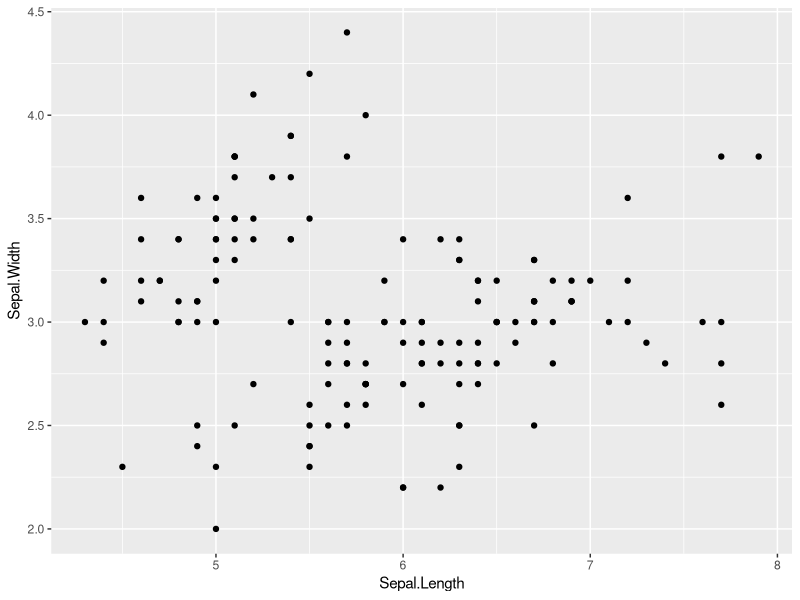
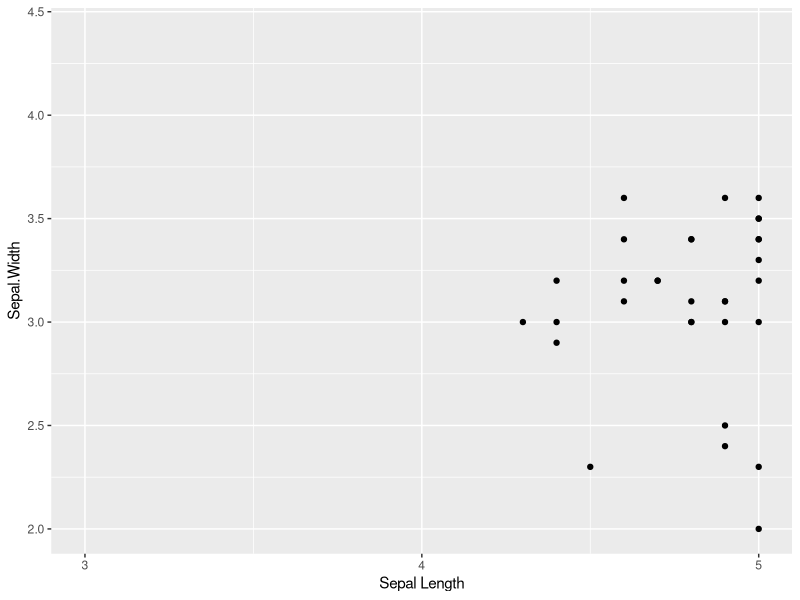
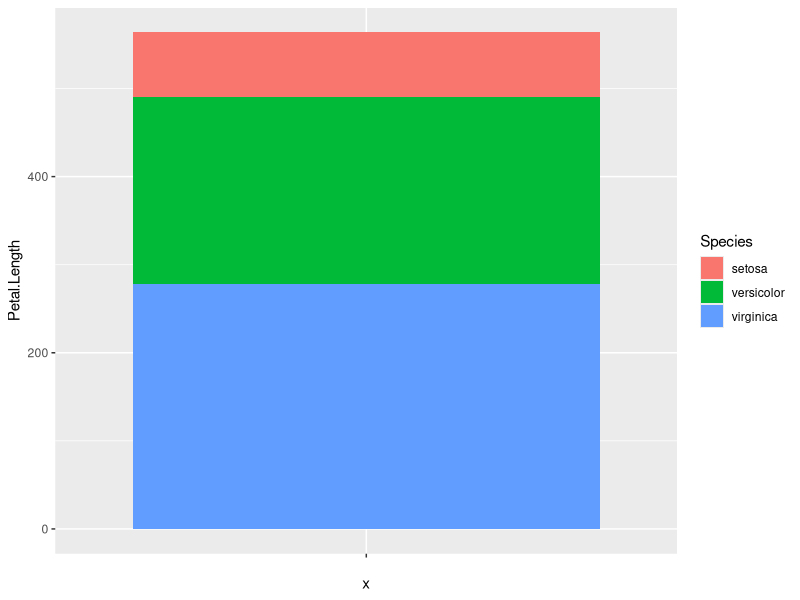
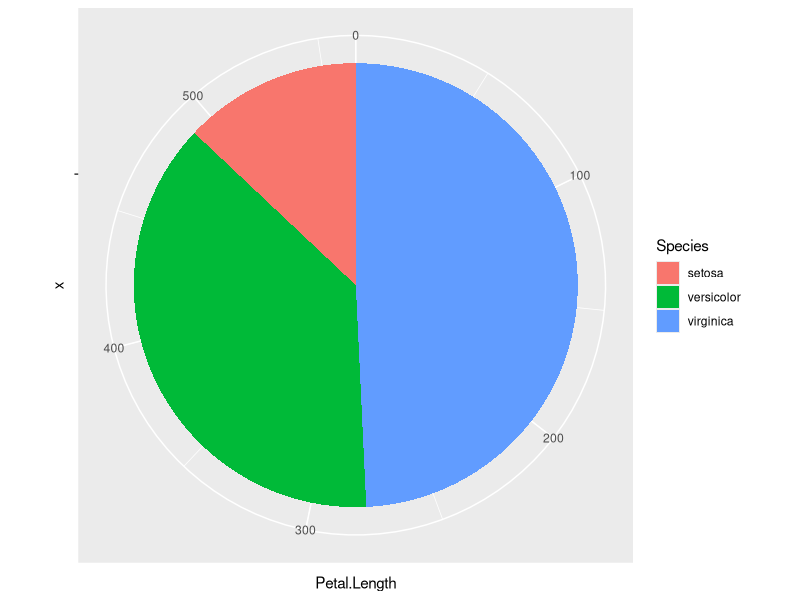
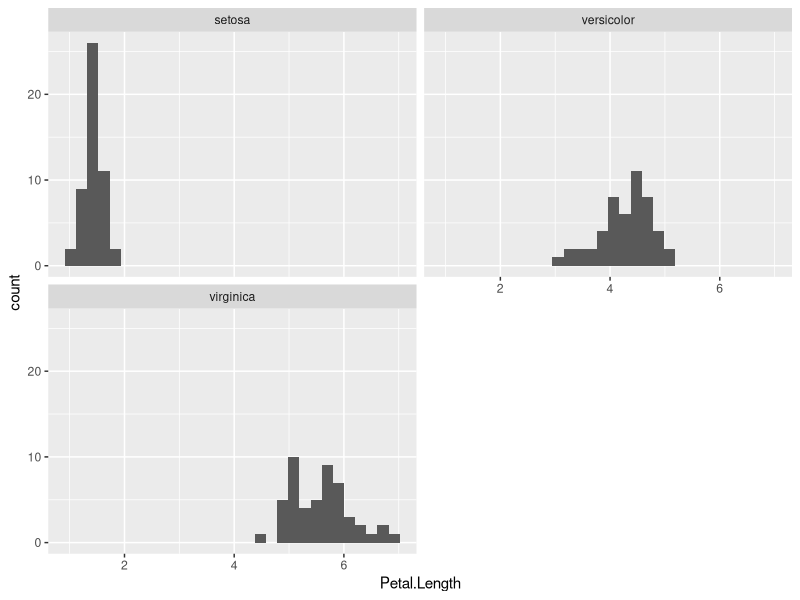
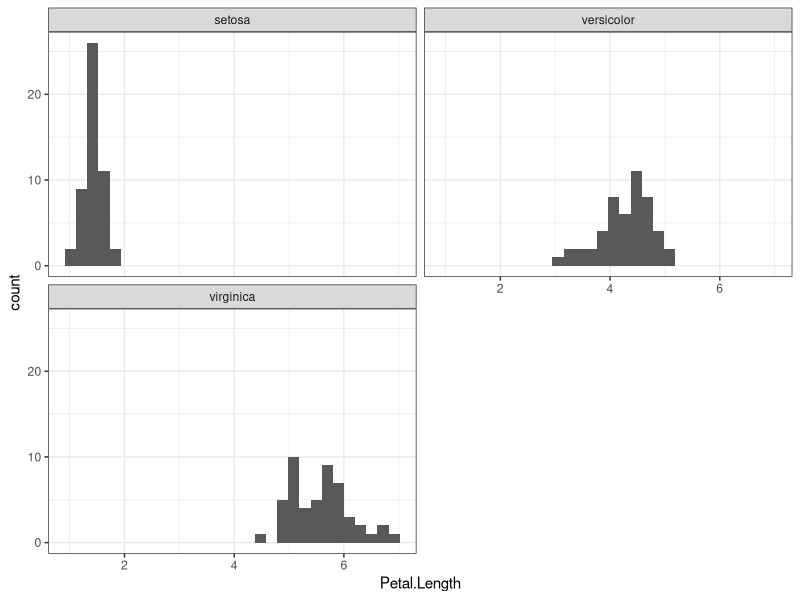
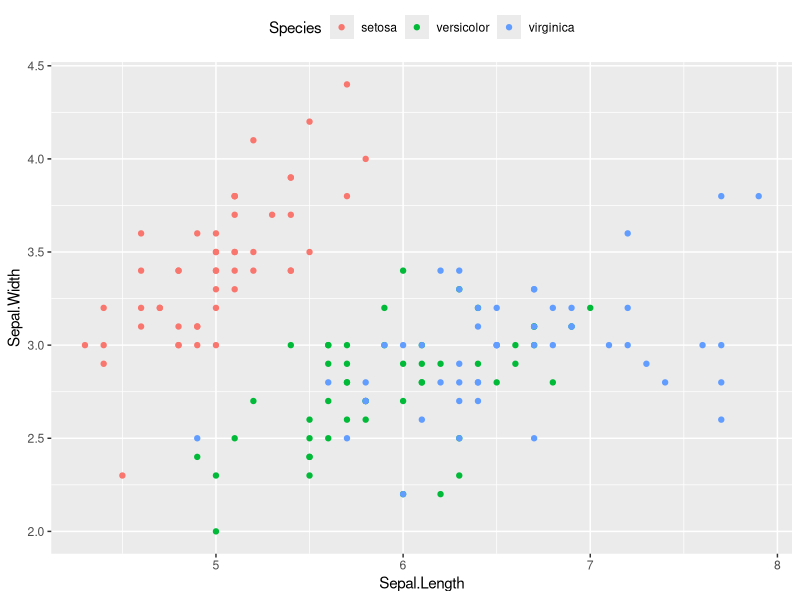
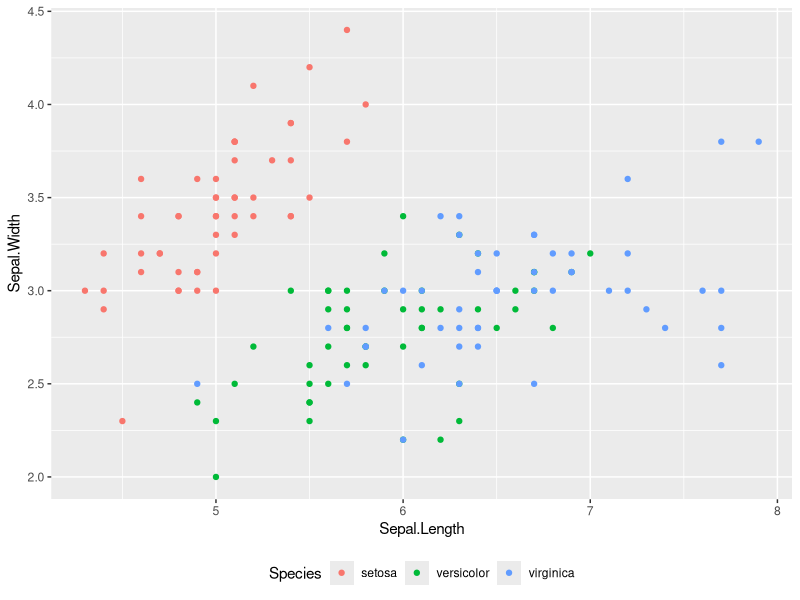

Write R code to recreate these figures, in order.
## ---- chunk 1

## ---- chunk 2
# load the packages you need
library(dplyr)
library(tidyr)
library(tidyverse)
#library(stringr)
library(ggplot2)
#library(plotly)
#library(pheatmap)
#library(DESeq2)
#library(edgeR)
library(kableExtra)
library(gridExtra)
## ---- chunk 3
p <- ggplot(iris)+
      geom_point(aes(x=Sepal.Length,
                     y=Sepal.Width))
p
## ---- chunk 4
p + scale_color_manual(name="New",
   values=c("blue","green","red"))+
scale_x_continuous(name="Sepal Length",
        breaks=seq(1,8),limits=c(3,5))
## ---- chunk 5
p <- ggplot(iris,aes(x="",y=Petal.Length,fill=Species))+
  geom_bar(stat="identity")
p
## ---- chunk 6
p+coord_polar("y",start=0)
## ---- chunk 7
ggplot(iris,aes(Petal.Length))+
  geom_histogram()+
  facet_wrap(~Species,nrow=2)+
  theme_grey()
## ---- chunk 8
ggplot(iris,aes(Petal.Length))+
  geom_histogram()+
  facet_wrap(~Species,nrow=2)+
  theme_bw()
## ---- chunk 9
p <- ggplot(iris)+
      geom_point(aes(x=Sepal.Length,
                     y=Sepal.Width,
                     color=Species))
## ---- chunk 10
p + theme(legend.position="top")
## ---- chunk 11
p + theme(legend.position="bottom")
## ---- chunk 12
p <- diamonds %>%
      filter(cut=="Fair"|cut=="Good",color=="D"|color=="E") %>%
      droplevels() %>%
      ggplot(aes(carat,price,alpha=color,shape=cut))+
            geom_point()+
            labs(title="Title",subtitle="subtitle")+
            facet_grid(cut~color)
## ---- chunk 13
p <- p + theme(
    axis.title=element_text(color="#e41a1c"),
    axis.text=element_text(color="#377eb8"),
    plot.title=element_text(color="#4daf4a"),
    plot.subtitle=element_text(color="#984ea3"),
    legend.text=element_text(color="#ff7f00"),
    legend.title=element_text(color="#ffff33"),
    strip.text=element_text(color="#a65628")
)
## ---- chunk 14
dfr <- data.frame(value=rep(1,7),label=c("axis.title","axis.text","plot.title","plot.subtitle","legend.text","legend.title","strip.text"),stringsAsFactors=FALSE) %>%
  mutate(label=factor(label,levels=c("axis.title","axis.text","plot.title","plot.subtitle","legend.text","legend.title","strip.text")))
q <- ggplot(dfr,aes(x=label,y=value,fill=label))+
  geom_bar(stat="identity")+
  labs(x="",y="")+
  coord_flip()+
  scale_fill_manual(values=c("#e41a1c","#377eb8","#4daf4a","#984ea3","#ff7f00","#ffff33","#a65628"))+
  theme_minimal(base_size=20)+
  theme(
    legend.position="none",
    axis.text.x=element_blank(),
    axis.ticks=element_blank(),
    panel.grid=element_blank())
grid.arrange(p,q,nrow=1)
## ---- chunk 15
p <- diamonds %>%
      filter(cut=="Fair"|cut=="Good",color=="D"|color=="E") %>%
      droplevels() %>%
      ggplot(aes(carat,price,alpha=color,shape=cut))+
            geom_point()+
            labs(title="Title",subtitle="subtitle")+
            facet_grid(cut~color)
## ---- chunk 16
p <- p + theme(
    plot.background=element_rect(fill="#b3e2cd"),
    panel.background=element_rect(fill="#fdcdac"),
    panel.border=element_rect(fill=NA,color="#cbd5e8",size=3),
    legend.background=element_rect(fill="#f4cae4"),
    legend.box.background=element_rect(fill="#e6f5c9"),
    strip.background=element_rect(fill="#fff2ae")
)
## ---- chunk 17
dfr <- data.frame(value=rep(1,6),label=c("plot.background","panel.background","panel.border","legend.background","legend.box.background","strip.background"),stringsAsFactors=FALSE) %>%
  mutate(label=factor(label,levels=c("plot.background","panel.background","panel.border","legend.background","legend.box.background","strip.background")))
q <- ggplot(dfr,aes(x=label,y=value,fill=label))+
  geom_bar(stat="identity")+
  labs(x="",y="")+
  coord_flip()+
  scale_fill_manual(values=c("#b3e2cd","#fdcdac","#cbd5e8","#f4cae4","#e6f5c9","#fff2ae"))+
  theme_minimal(base_size=20)+
  theme(
    legend.position="none",
    axis.text.x=element_blank(),
    axis.ticks=element_blank(),
    panel.grid=element_blank())
grid.arrange(p,q,nrow=1)
## ---- chunk 18
